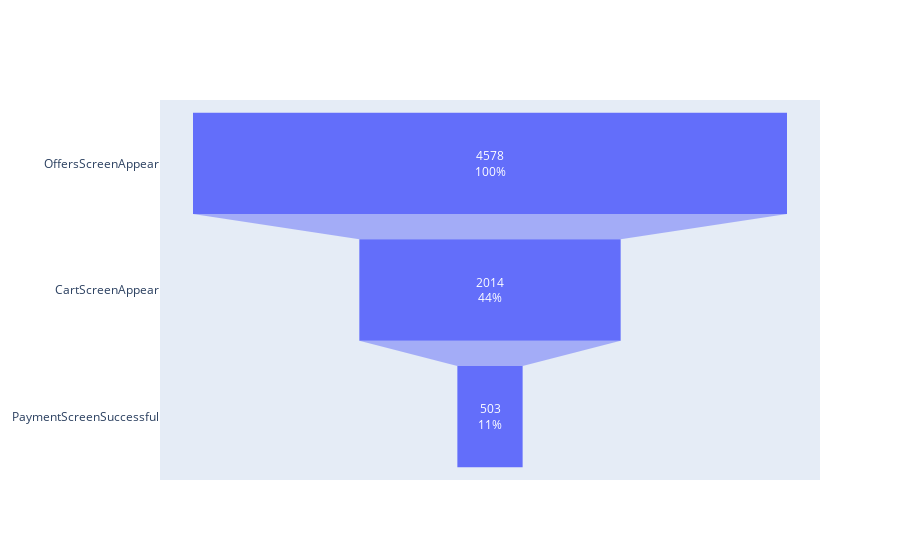

This figure's notebook cell:
### Markdown cell above
Построим воронки для вожможных вариаций пользовательского пути.

### Code cell
step_1 = ~users['OffersScreenAppear'].isna()
step_2 = step_1 & (users['CartScreenAppear'] > users['OffersScreenAppear'])
step_3 = step_2 & (users['PaymentScreenSuccessful'] > users['CartScreenAppear'])

funnel_2 = pd.DataFrame(columns=['users'],
                    index=['OffersScreenAppear',
                        'CartScreenAppear',
                        'PaymentScreenSuccessful'])

funnel_2['OffersScreenAppear':] =  users[step_1].shape[0]
funnel_2['CartScreenAppear':] = users[step_2].shape[0]
funnel_2['PaymentScreenSuccessful':] = users[step_3].shape[0]

fig = go.Figure()

fig.add_trace(go.Funnel(
    y = funnel_2.index,
    x = funnel_2['users'],
    textinfo = 'value+percent initial'
))

fig.show()

### Figure 1 — Plotly figure (JSON) as saved in the notebook; plotly's stock layout.template omitted (floating-point values rounded to 4 significant figures)
{"data": [{"textinfo": "value+percent initial", "type": "funnel", "x": [4578, 2014, 503], "y": ["OffersScreenAppear", "CartScreenAppear", "PaymentScreenSuccessful"]}], "layout": {}}
